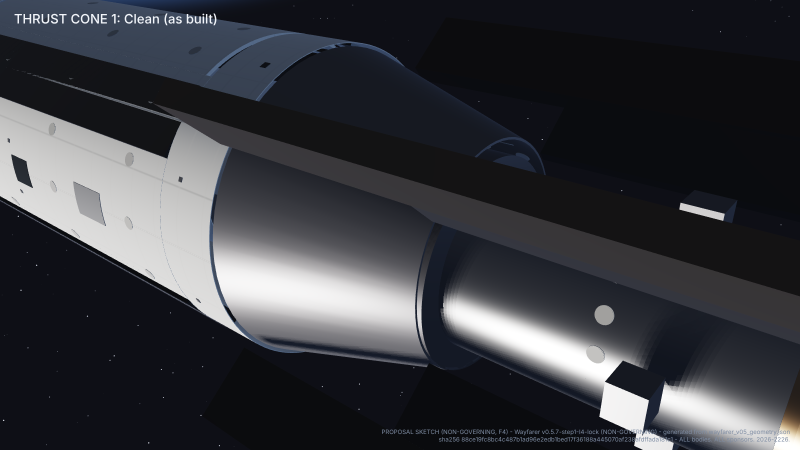
#> input picture wayfarer/lab/exterior_remaining_options/renders/T1.png, 1600 x 900 px (shown at 1/2 size)
$ python compare_approved.py
#> lines starting #> are read from the running program, lines starting #| are printed output that depends on the picture
#!/usr/bin/env python3
"""Three reproducible views: Claude proposal Option 1 vs live approved 2/2/2.
Source camera geometry and image resolution are identical for each pair.
Read the before images from the already-committed PR541 proposal renders.
"""
from pathlib import Path
from PIL import Image,ImageDraw,ImageFont
import json,hashlib

root=Path(__file__).resolve().parents[2]
before=root/"lab/exterior_remaining_options/renders"
after=root/"render/out"
output=root/"docs"
output.mkdir(exist_ok=True,parents=True)
pairs=[
 ("THRUST","T1.png","exterior_222_thrust.png"),
 ("DOORS","D1.png","exterior_222_doors.png"),
 ("RADIATORS","R1.png","exterior_222_radiators.png")
]
try: font=ImageFont.truetype("/usr/share/fonts/truetype/dejavu/DejaVuSans-Bold.ttf",27)
except OSError: font=ImageFont.load_default()
manifest=[]
for name,bfile,afile in pairs:
    b=Image.open(before/bfile).convert("RGB")
#> b is the input picture: PIL image 1600x900 RGB; mean R, G, B 55.9, 57.2, 62.4
    a=Image.open(after/afile).convert("RGB")
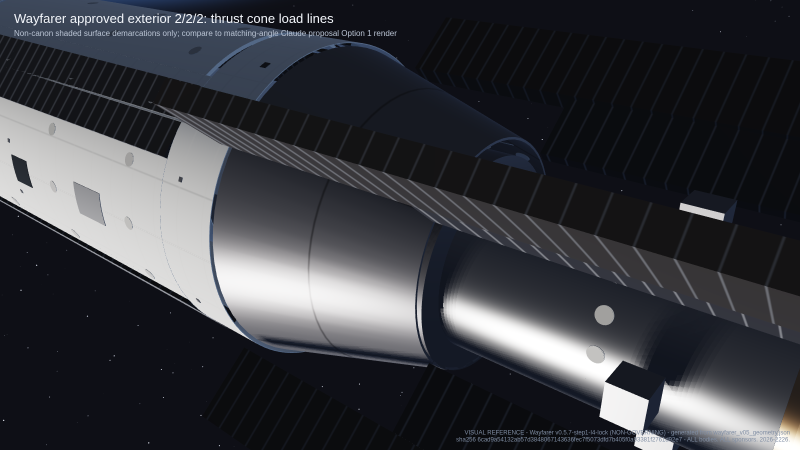
#> input picture wayfarer/render/out/exterior_222_thrust.png, 1600 x 900 px (shown at 1/2 size)
#> a is the input picture: PIL image 1600x900 RGB; mean R, G, B 57.3, 58.7, 64
    assert b.size==a.size==(1600,900),(name,b.size,a.size)
    combined=Image.new("RGB",(3200,955),(15,22,29))
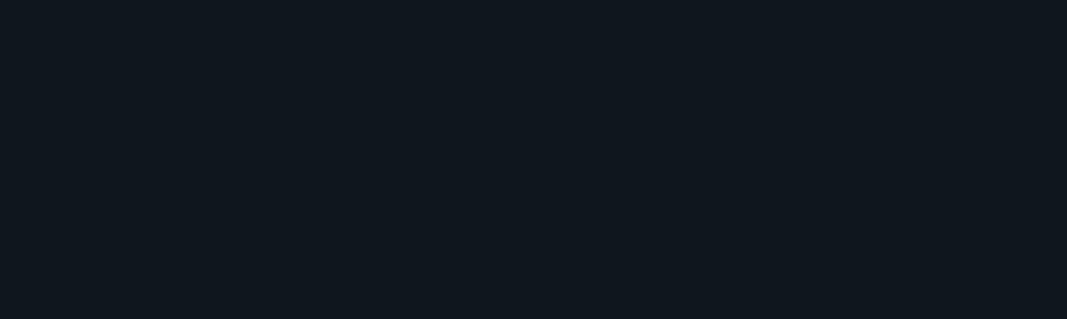
#> combined: PIL image 3200x955 RGB (shown at 1/3 size); mean R, G, B 15, 22, 29
    combined.paste(b,(0,55));combined.paste(a,(1600,55))
#> after `combined.paste(b, (0, 55))`:
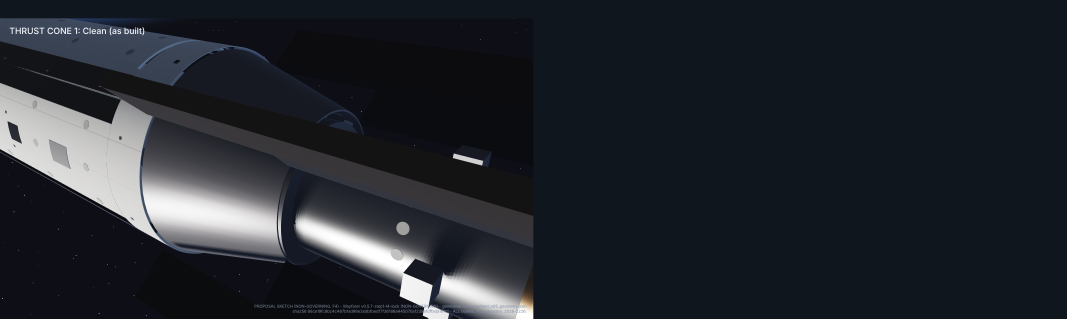
#> combined: PIL image 3200x955 RGB (shown at 1/3 size); mean R, G, B 34.3, 38.6, 44.7
#> after `combined.paste(a, (1600, 55))`:
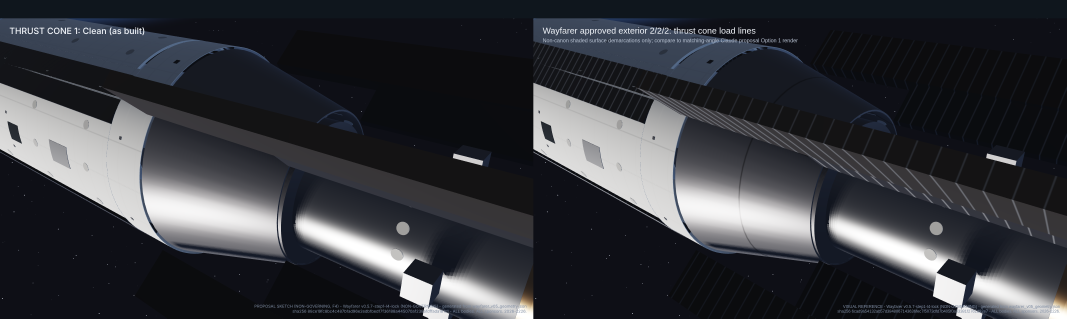
#> combined: PIL image 3200x955 RGB (shown at 1/3 size); mean R, G, B 54.2, 55.9, 61.2
    drawer=ImageDraw.Draw(combined)
    drawer.text((20,12),"BEFORE: Claude Option 1 source-render sketch",font=font,fill=(245,246,248))
    drawer.text((1620,12),"AFTER: approved 2/2/2 in live loomgl.js viewer",font=font,fill=(245,246,248))
    path=output/f"WAYFARER_EXTERIOR_222_{name}_BEFORE_AFTER_2026_11_13.png"
    combined.save(path,optimize=True)
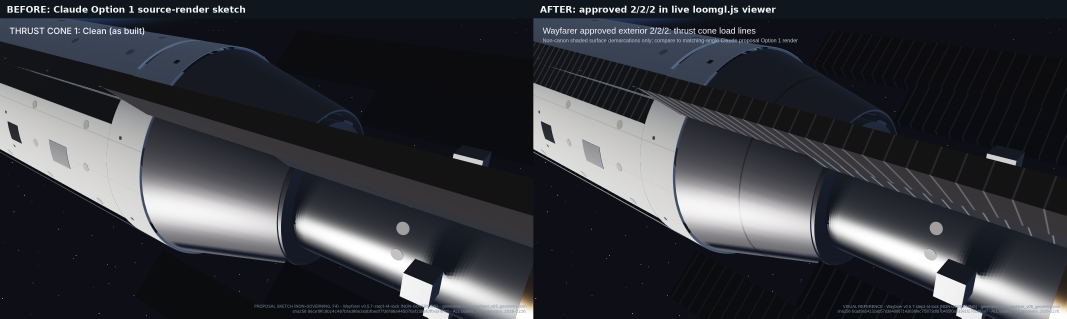
#> saved as WAYFARER_EXTERIOR_222_THRUST_BEFORE_AFTER_2026_11_13.png: PIL image 3200x955 RGB (shown at 1/3 size); mean R, G, B 55.1, 56.7, 62
#> (the run stopped early here; a loop or call above may not have finished)
